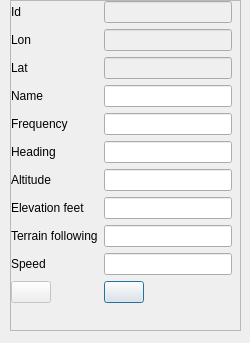
<?xml version="1.0" encoding="UTF-8"?>
<ui version="4.0">
 <class>MobileForm</class>
 <widget class="QWidget" name="MobileForm">
  <property name="geometry">
   <rect>
    <x>0</x>
    <y>0</y>
    <width>250</width>
    <height>343</height>
   </rect>
  </property>
  <property name="sizePolicy">
   <sizepolicy hsizetype="Preferred" vsizetype="Preferred">
    <horstretch>0</horstretch>
    <verstretch>0</verstretch>
   </sizepolicy>
  </property>
  <property name="minimumSize">
   <size>
    <width>250</width>
    <height>200</height>
   </size>
  </property>
  <property name="windowTitle">
   <string>Mobile Station</string>
  </property>
  <widget class="QScrollArea" name="scrollArea">
   <property name="geometry">
    <rect>
     <x>10</x>
     <y>0</y>
     <width>231</width>
     <height>331</height>
    </rect>
   </property>
   <property name="horizontalScrollBarPolicy">
    <enum>Qt::ScrollBarAlwaysOff</enum>
   </property>
   <property name="widgetResizable">
    <bool>true</bool>
   </property>
   <widget class="QWidget" name="scrollAreaWidgetContents">
    <property name="geometry">
     <rect>
      <x>0</x>
      <y>0</y>
      <width>229</width>
      <height>329</height>
     </rect>
    </property>
    <widget class="QWidget" name="formLayoutWidget">
     <property name="geometry">
      <rect>
       <x>0</x>
       <y>0</y>
       <width>221</width>
       <height>321</height>
      </rect>
     </property>
     <layout class="QFormLayout" name="formLayout">
      <item row="3" column="0">
       <widget class="QLabel" name="label">
        <property name="text">
         <string>Name</string>
        </property>
       </widget>
      </item>
      <item row="3" column="1">
       <widget class="QLineEdit" name="nameEdit"/>
      </item>
      <item row="5" column="0">
       <widget class="QLabel" name="label_2">
        <property name="text">
         <string>Heading</string>
        </property>
       </widget>
      </item>
      <item row="5" column="1">
       <widget class="QLineEdit" name="headingEdit"/>
      </item>
      <item row="6" column="0">
       <widget class="QLabel" name="label_3">
        <property name="text">
         <string>Altitude</string>
        </property>
       </widget>
      </item>
      <item row="6" column="1">
       <widget class="QLineEdit" name="altitudeEdit"/>
      </item>
      <item row="8" column="0">
       <widget class="QLabel" name="label_4">
        <property name="text">
         <string>Terrain following</string>
        </property>
       </widget>
      </item>
      <item row="8" column="1">
       <widget class="QLineEdit" name="terrainFollowingEdit"/>
      </item>
      <item row="9" column="0">
       <widget class="QLabel" name="label_5">
        <property name="text">
         <string>Speed</string>
        </property>
       </widget>
      </item>
      <item row="9" column="1">
       <widget class="QLineEdit" name="speedEdit"/>
      </item>
      <item row="11" column="1">
       <widget class="QPushButton" name="saveButton">
        <property name="sizePolicy">
         <sizepolicy hsizetype="Maximum" vsizetype="Fixed">
          <horstretch>0</horstretch>
          <verstretch>0</verstretch>
         </sizepolicy>
        </property>
        <property name="toolTip">
         <string>Save</string>
        </property>
        <property name="text">
         <string/>
        </property>
        <property name="icon">
         <iconset resource="resources.qrc">
          <normaloff>:/icons/images/icons/filesave.png</normaloff>:/icons/images/icons/filesave.png</iconset>
        </property>
        <property name="default">
         <bool>true</bool>
        </property>
       </widget>
      </item>
      <item row="11" column="0">
       <widget class="QPushButton" name="deleteButton">
        <property name="enabled">
         <bool>false</bool>
        </property>
        <property name="text">
         <string/>
        </property>
        <property name="icon">
         <iconset resource="resources.qrc">
          <normaloff>:/icons/images/icons/button_cancel.png</normaloff>:/icons/images/icons/button_cancel.png</iconset>
        </property>
       </widget>
      </item>
      <item row="4" column="0">
       <widget class="QLabel" name="frequencyLabel">
        <property name="text">
         <string>Frequency</string>
        </property>
       </widget>
      </item>
      <item row="4" column="1">
       <widget class="QLineEdit" name="frequencyEdit"/>
      </item>
      <item row="0" column="0">
       <widget class="QLabel" name="idLabel">
        <property name="text">
         <string>Id</string>
        </property>
       </widget>
      </item>
      <item row="0" column="1">
       <widget class="QLineEdit" name="idEdit">
        <property name="enabled">
         <bool>false</bool>
        </property>
       </widget>
      </item>
      <item row="7" column="0">
       <widget class="QLabel" name="elevationFeetLabel">
        <property name="text">
         <string>Elevation feet</string>
        </property>
       </widget>
      </item>
      <item row="7" column="1">
       <widget class="QLineEdit" name="elevationFeetEdit"/>
      </item>
      <item row="1" column="0">
       <widget class="QLabel" name="label_6">
        <property name="text">
         <string>Lon</string>
        </property>
       </widget>
      </item>
      <item row="1" column="1">
       <widget class="QLineEdit" name="lonEdit">
        <property name="enabled">
         <bool>false</bool>
        </property>
       </widget>
      </item>
      <item row="2" column="0">
       <widget class="QLabel" name="label_7">
        <property name="text">
         <string>Lat</string>
        </property>
       </widget>
      </item>
      <item row="2" column="1">
       <widget class="QLineEdit" name="latEdit">
        <property name="enabled">
         <bool>false</bool>
        </property>
       </widget>
      </item>
     </layout>
    </widget>
   </widget>
  </widget>
 </widget>
 <resources>
  <include location="resources.qrc"/>
 </resources>
 <connections/>
</ui>
